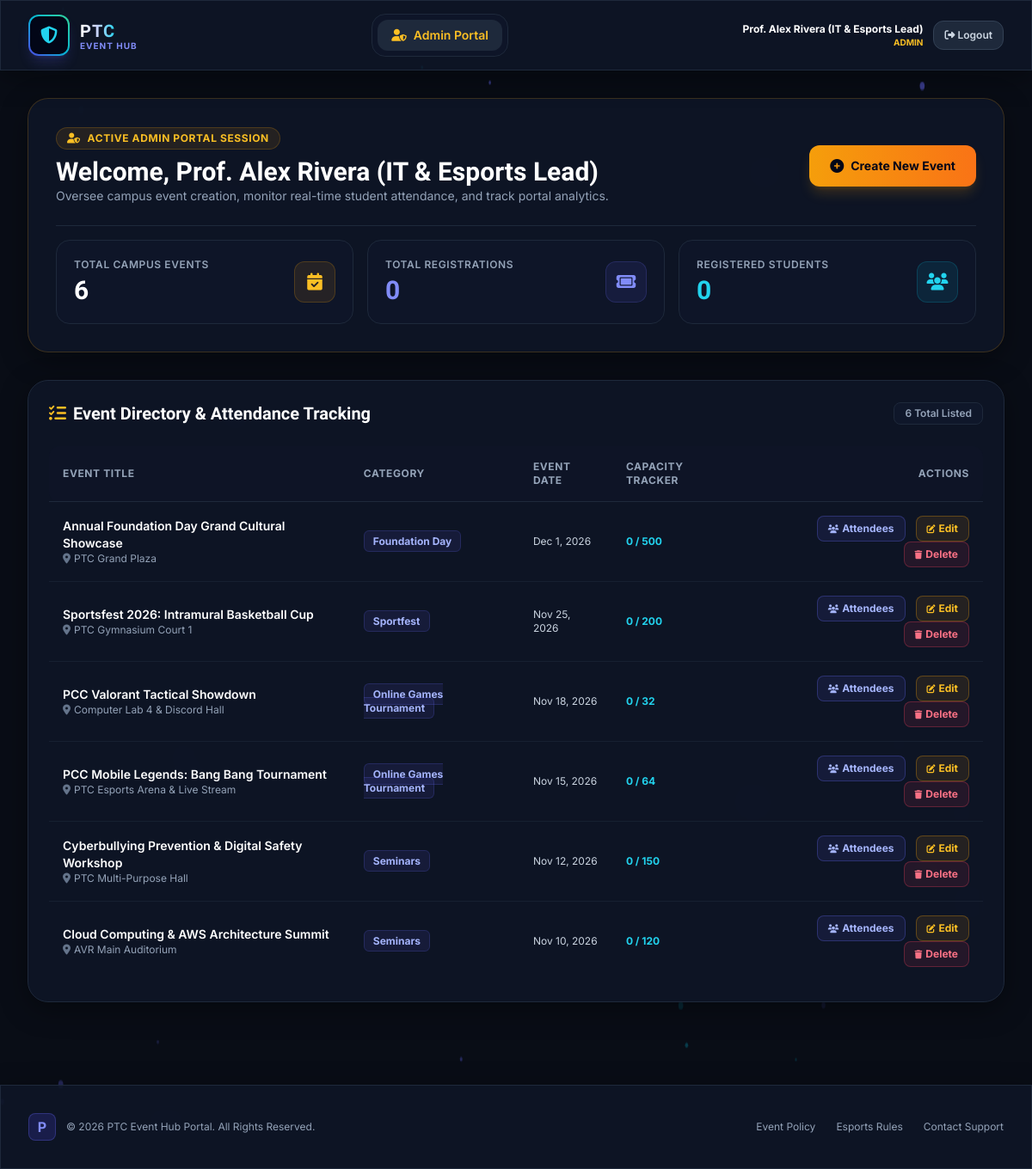
/admin/dashboard.php (signed in), run on the app's committed database.
### tables this page shows
CREATE TABLE IF NOT EXISTS `events` (
  `id` INT AUTO_INCREMENT PRIMARY KEY,
  `title` VARCHAR(150) NOT NULL,
  `description` TEXT NOT NULL,
  `category` ENUM('Online Games Tournament', 'Seminars', 'Foundation Day', 'Sportfest') NOT NULL,
  `event_date` DATE NOT NULL,
  `start_time` TIME NOT NULL,
  `end_time` TIME NOT NULL,
  `venue` VARCHAR(150) NOT NULL,
  `capacity` INT NOT NULL,
  `rules` TEXT DEFAULT NULL,
  `created_by` INT,
  `created_at` TIMESTAMP DEFAULT CURRENT_TIMESTAMP,
  FOREIGN KEY (`created_by`) REFERENCES `users`(`id`) ON DELETE SET NULL
);

### admin/dashboard.php (the view, shortened to what this page needs)
<?php
require_once '../config/db.php';
$total_events = $pdo->query("SELECT COUNT(*) FROM events")->fetchColumn();
$total_students = $pdo->query("SELECT COUNT(*) FROM users WHERE role = 'student'")->fetchColumn();
$total_registrations = $pdo->query("SELECT COUNT(*) FROM registrations")->fetchColumn();
$events = $pdo->query("
    SELECT e.*, COUNT(r.id) as total_attendees
    FROM events e
    LEFT JOIN registrations r ON e.id = r.event_id
    GROUP BY e.id
    ORDER BY e.event_date DESC
")->fetchAll();
require_once '../includes/header.php';
?>
<div class="glass-panel p-6 sm:p-8 rounded-3xl border border-amber-500/20 space-y-6 mb-8">
    <div class="flex flex-col md:flex-row md:items-center justify-between gap-4">
        <div>
            <div class="inline-flex items-center gap-2 text-xs font-bold uppercase tracking-wider text-amber-400 bg-amber-500/10 px-3 py-1 rounded-full border border-amber-500/20 mb-2">
                <i class="fa-solid fa-user-shield"></i> Active Admin Portal Session
            </div>
            <h1 class="text-2xl sm:text-3xl font-extrabold font-heading text-white">Welcome, <?= htmlspecialchars($_SESSION['full_name']) ?></h1>
            <p class="text-slate-400 text-sm">Oversee campus event creation, monitor real-time student attendance, and track portal analytics.</p>
        </div>
        <a href="add_event.php" class="px-6 py-3 rounded-xl bg-gradient-to-r from-amber-500 to-orange-500 hover:from-amber-400 hover:to-orange-400 text-slate-950 font-bold text-sm shadow-lg shadow-amber-500/20 transition flex items-center gap-2 w-fit">
            <i class="fa-solid fa-plus-circle text-base"></i> Create New Event
        </a>
    </div>
    <div class="grid grid-cols-1 sm:grid-cols-3 gap-4 pt-4 border-t border-slate-800">
        <div class="bg-slate-900/80 p-5 rounded-2xl border border-slate-800 flex items-center justify-between">
            <div>
                <div class="text-slate-400 text-xs font-semibold uppercase tracking-wider">Total Campus Events</div>
                <div class="text-3xl font-bold font-heading text-white mt-1"><?= number_format($total_events) ?></div>
            </div>
            <div class="w-12 h-12 rounded-xl bg-amber-500/10 border border-amber-500/20 flex items-center justify-center text-amber-400 text-xl">
                <i class="fa-solid fa-calendar-check"></i>
            </div>
        </div>
        <div class="bg-slate-900/80 p-5 rounded-2xl border border-slate-800 flex items-center justify-between">
            <div>
                <div class="text-slate-400 text-xs font-semibold uppercase tracking-wider">Total Registrations</div>
                <div class="text-3xl font-bold font-heading text-indigo-400 mt-1"><?= number_format($total_registrations) ?></div>
            </div>
            <div class="w-12 h-12 rounded-xl bg-indigo-500/10 border border-indigo-500/20 flex items-center justify-center text-indigo-400 text-xl">
                <i class="fa-solid fa-ticket"></i>
            </div>
        </div>
        <div class="bg-slate-900/80 p-5 rounded-2xl border border-slate-800 flex items-center justify-between">
            <div>
                <div class="text-slate-400 text-xs font-semibold uppercase tracking-wider">Registered Students</div>
                <div class="text-3xl font-bold font-heading text-cyan-400 mt-1"><?= number_format($total_students) ?></div>
            </div>
            <div class="w-12 h-12 rounded-xl bg-cyan-500/10 border border-cyan-500/20 flex items-center justify-center text-cyan-400 text-xl">
                <i class="fa-solid fa-users"></i>
            </div>
        </div>
    </div>
</div>
<div class="glass-panel p-6 rounded-3xl border border-slate-800 space-y-4">
    <div class="flex items-center justify-between pb-2">
        <h2 class="text-xl font-bold font-heading text-white flex items-center gap-2">
            <i class="fa-solid fa-list-check text-amber-400"></i> Event Directory & Attendance Tracking
        </h2>
        <span class="text-xs text-slate-400 font-semibold bg-slate-900 px-3 py-1 rounded-lg border border-slate-800">
            <?= count($events) ?> Total Listed
        </span>
    </div>
    <div class="overflow-x-auto">
        <table class="w-full text-left border-collapse">
            <thead>
                <tr class="border-b border-slate-800 text-xs uppercase text-slate-400 font-semibold tracking-wider bg-slate-900/40">
                    <th class="py-4 px-4 rounded-l-xl">Event Title</th>
                    <th class="py-4 px-4">Category</th>
                    <th class="py-4 px-4">Event Date</th>
                    <th class="py-4 px-4">Capacity Tracker</th>
                    <th class="py-4 px-4 text-right rounded-r-xl">Actions</th>
                </tr>
            </thead>
            <tbody class="divide-y divide-slate-800/60 text-sm">
                <?php foreach ($events as $evt):
                    $isFull = $evt['total_attendees'] >= $evt['capacity'];
                ?>
                <tr class="hover:bg-slate-900/50 transition">
                    <td class="py-4 px-4 font-semibold text-white">
                        <?= htmlspecialchars($evt['title']) ?>
                        <span class="block text-xs font-normal text-slate-400"><i class="fa-solid fa-location-dot text-slate-500 me-1"></i><?= htmlspecialchars($evt['venue']) ?></span>
                    </td>
                    <td class="py-4 px-4 text-xs">
                        <span class="px-2.5 py-1 rounded-md bg-indigo-500/10 text-indigo-300 font-bold border border-indigo-500/20">
                            <?= htmlspecialchars($evt['category']) ?>
                        </span>
                    </td>
                    <td class="py-4 px-4 text-xs text-slate-300">
                        <?= date('M j, Y', strtotime($evt['event_date'])) ?>
                    </td>
                    <td class="py-4 px-4 text-xs font-bold">
                        <span class="<?= $isFull ? 'text-rose-400' : 'text-cyan-400' ?>">
                            <?= $evt['total_attendees'] ?> / <?= $evt['capacity'] ?>
                        </span>
                    </td>
                    <td class="py-4 px-4 text-right space-x-2">
                        <a href="attendees.php?event_id=<?= $evt['id'] ?>" class="px-3 py-1.5 rounded-lg bg-indigo-500/10 hover:bg-indigo-500/20 border border-indigo-500/30 text-indigo-300 text-xs font-bold transition inline-flex items-center gap-1">
                            <i class="fa-solid fa-users text-[10px]"></i> Attendees
                        </a>
                        <a href="edit_event.php?id=<?= $evt['id'] ?>" class="px-3 py-1.5 rounded-lg bg-amber-500/10 hover:bg-amber-500/20 border border-amber-500/30 text-amber-400 text-xs font-bold transition inline-flex items-center gap-1">
                            <i class="fa-solid fa-pen-to-square text-[10px]"></i> Edit
                        </a>
                        <a href="delete_event.php?id=<?= $evt['id'] ?>" onclick="return confirm('Are you sure you want to delete this event? All student registrations for it will also be deleted.')" class="px-3 py-1.5 rounded-lg bg-rose-500/10 hover:bg-rose-500/20 border border-rose-500/30 text-rose-400 text-xs font-bold transition inline-flex items-center gap-1">
                            <i class="fa-solid fa-trash text-[10px]"></i> Delete
                        </a>
                    </td>
                </tr>
                <?php endforeach; ?>
            </tbody>
        </table>
    </div>
</div>
<?php require_once '../includes/footer.php'; ?>

### assets/css/style.css (style rules this page uses)
body { background-color: #090d16; color: #f1f5f9; font-family: 'Inter', sans-serif; min-height: 100vh; display: flex; flex-direction: column; overflow-x: hidden; }
.glass-panel { background: rgba(15, 23, 42, 0.75); backdrop-filter: blur(16px); -webkit-backdrop-filter: blur(16px); border: 1px solid rgba(255, 255, 255, 0.08); box-shadow: 0 8px 32px 0 rgba(0, 0, 0, 0.37); }

### data on the page
events: title "Annual Foundation Day Grand Cultural Showcase", venue "PTC Grand Plaza", category "Foundation Day", event_date "Dec 1, 2026", total_attendees "0", capacity "500"
events: title "Sportsfest 2026: Intramural Basketball Cup", venue "PTC Gymnasium Court 1", category "Sportfest", event_date "Nov 25, 2026", total_attendees "0", capacity "200"
events: title "PCC Valorant Tactical Showdown", venue "Computer Lab 4 & Discord Hall", category "Online Games Tournament", event_date "Nov 18, 2026", total_attendees "0", capacity "32"
events: title "PCC Mobile Legends: Bang Bang Tournament", venue "PTC Esports Arena & Live Stream", category "Online Games Tournament", event_date "Nov 15, 2026", total_attendees "0", capacity "64"
events: title "Cyberbullying Prevention & Digital Safety Workshop", venue "PTC Multi-Purpose Hall", category "Seminars", event_date "Nov 12, 2026", total_attendees "0", capacity "150"
events: title "Cloud Computing & AWS Architecture Summit", venue "AVR Main Auditorium", category "Seminars", event_date "Nov 10, 2026", total_attendees "0", capacity "120"

### other printed values
$_SESSION['full_name'] "Prof. Alex Rivera (IT & Esports Lead)"
$_SESSION['role'] "ADMIN"
$total_events "6"
$total_registrations "0"
$total_students "0"
count($events) "6"
